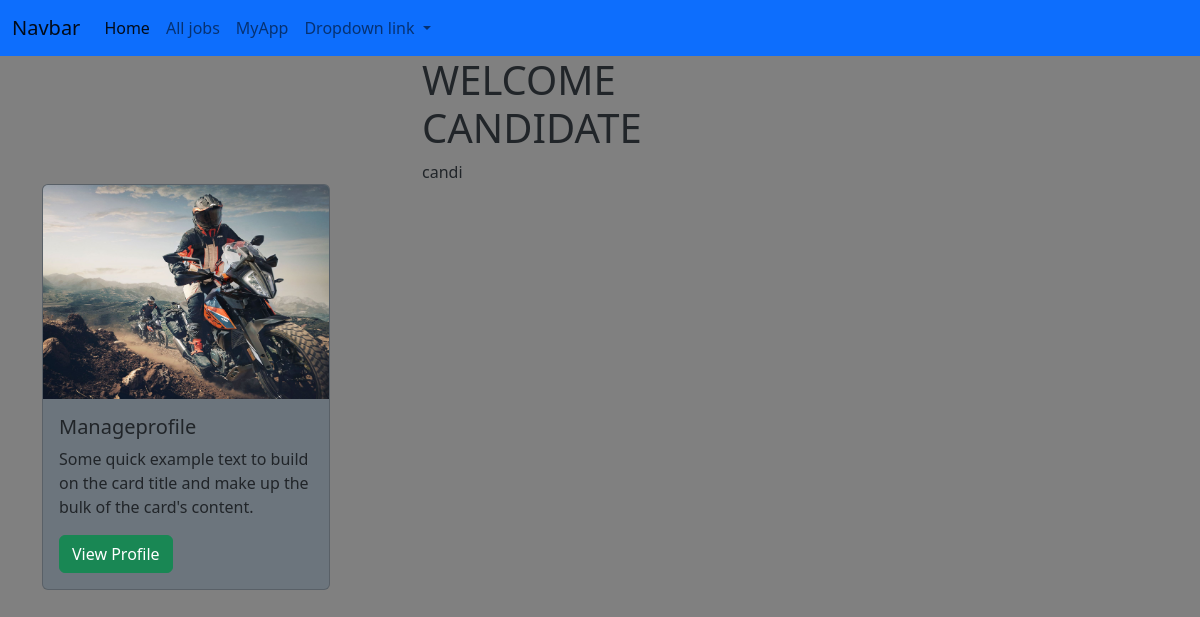
Page /candidate/home (signed in) on the committed database.
### employer/models.py (models this page shows)
class User(AbstractUser):
    options=(
        ("employer","employer"),
        ("candidate","candidate")
    )
    role=models.CharField(max_length=120,choices=options,default="candidate")
    phone=models.CharField(max_length=12,null=True)

### candidate/models.py (models this page shows)
class CandidateProfile(models.Model):
    user=models.OneToOneField(User,on_delete=models.CASCADE,related_name="candidate")
    profile_pic=models.ImageField(upload_to="canprofiles")
    resume=models.FileField(upload_to="cvs",null=True)
    qualification=models.CharField(max_length=120)
    skills=models.CharField(max_length=120)
    experience=models.PositiveIntegerField(default=0)

### candidate/views.py (the view)
# urls.py: path("home",views.CandidateHomeView.as_view(),name='candi-home'),
class CandidateHomeView(TemplateView):
    template_name = "candidates/candi-home.html"

### candidate/templates/candidates/candi-home.html (shortened to what this page needs)
{%extends 'candidates/base.html'%}
{%block body_block%}
<div class="row">
    <div class="col-4"></div>
    <div class="col-4">
        <h1>WELCOME  CANDIDATE </h1>
        {{request.user}}
    </div>
    <div class="col-4"></div>
</div>
<div class="card bg-secondary" style="width: 18rem;">
  <img src="{{request.user.candidate.profile_pic.url}}" class="card-img-top" alt="...">
  <div class="card-body">
    <h5 class="card-title">Manageprofile</h5>
    <p class="card-text">Some quick example text to build on the card title and make up the bulk of the card's content.</p>
      {%if request.user.candidate%}
      <a href="{%url 'can-pdetail' %}" class="btn btn-success">View Profile</a>
      {%else%}
      <a href="">Add Profile</a>
      {%endif%}
  </div>
</div>
{%endblock%}

### candidate/static/css/design.css (style rules this page uses)
body { background-color:grey; background:grey; span:green; }

### rows in the picture
User: user "candi", user.candidate.profile_pic (picture)
